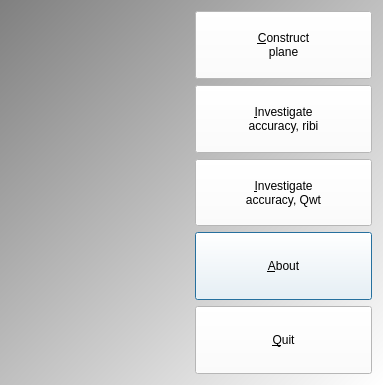
<?xml version="1.0" encoding="UTF-8"?>
<ui version="4.0">
 <class>QtTestPlaneMenuDialog</class>
 <widget class="QDialog" name="QtTestPlaneMenuDialog">
  <property name="geometry">
   <rect>
    <x>0</x>
    <y>0</y>
    <width>383</width>
    <height>385</height>
   </rect>
  </property>
  <property name="windowTitle">
   <string>TestPlane</string>
  </property>
  <property name="windowIcon">
   <iconset resource="TestPlane.qrc">
    <normaloff>:/images/TestPlaneR.png</normaloff>:/images/TestPlaneR.png</iconset>
  </property>
  <property name="styleSheet">
   <string notr="true">QDialog { 
background-color: qlineargradient(x1: 0, y1: 0, x2: 1, y2: 1, stop: 0  #808080, stop: 1 #ffffff);
}
QPushButton { background-color: rgb(255, 255, 255);  }
QPushButton { color: rgb(0,0,0); }
QPushButton { font: 32px &quot;Courier New&quot;, courier, monospace }
QPlainTextEdit { font: 12px &quot;Courier New&quot;, courier, monospace }</string>
  </property>
  <layout class="QGridLayout" name="gridLayout">
   <item row="4" column="1">
    <widget class="QPushButton" name="button_about">
     <property name="sizePolicy">
      <sizepolicy hsizetype="Minimum" vsizetype="Preferred">
       <horstretch>0</horstretch>
       <verstretch>0</verstretch>
      </sizepolicy>
     </property>
     <property name="text">
      <string>&amp;About</string>
     </property>
    </widget>
   </item>
   <item row="3" column="1">
    <widget class="QPushButton" name="button_investigate_accuracy_qwt">
     <property name="sizePolicy">
      <sizepolicy hsizetype="Minimum" vsizetype="Preferred">
       <horstretch>0</horstretch>
       <verstretch>0</verstretch>
      </sizepolicy>
     </property>
     <property name="text">
      <string>&amp;Investigate
accuracy, Qwt</string>
     </property>
    </widget>
   </item>
   <item row="5" column="1">
    <widget class="QPushButton" name="button_quit">
     <property name="sizePolicy">
      <sizepolicy hsizetype="Minimum" vsizetype="Preferred">
       <horstretch>0</horstretch>
       <verstretch>0</verstretch>
      </sizepolicy>
     </property>
     <property name="text">
      <string>&amp;Quit</string>
     </property>
    </widget>
   </item>
   <item row="3" column="0">
    <widget class="QLabel" name="label">
     <property name="text">
      <string/>
     </property>
     <property name="pixmap">
      <pixmap resource="TestPlane.qrc">:/images/TestPlaneAccuracy.png</pixmap>
     </property>
     <property name="alignment">
      <set>Qt::AlignCenter</set>
     </property>
    </widget>
   </item>
   <item row="1" column="1">
    <widget class="QPushButton" name="button_investigate_accuracy_ribi">
     <property name="sizePolicy">
      <sizepolicy hsizetype="Minimum" vsizetype="Preferred">
       <horstretch>0</horstretch>
       <verstretch>0</verstretch>
      </sizepolicy>
     </property>
     <property name="text">
      <string>&amp;Investigate
accuracy, ribi</string>
     </property>
    </widget>
   </item>
   <item row="0" column="1">
    <widget class="QPushButton" name="button_start">
     <property name="sizePolicy">
      <sizepolicy hsizetype="Minimum" vsizetype="Preferred">
       <horstretch>0</horstretch>
       <verstretch>0</verstretch>
      </sizepolicy>
     </property>
     <property name="text">
      <string>&amp;Construct
plane</string>
     </property>
    </widget>
   </item>
   <item row="0" column="0">
    <widget class="QLabel" name="label_welcome">
     <property name="text">
      <string/>
     </property>
     <property name="pixmap">
      <pixmap resource="TestPlane.qrc">:/images/TestPlaneConstruct.png</pixmap>
     </property>
     <property name="scaledContents">
      <bool>false</bool>
     </property>
     <property name="alignment">
      <set>Qt::AlignCenter</set>
     </property>
    </widget>
   </item>
   <item row="1" column="0">
    <widget class="QLabel" name="label_2">
     <property name="text">
      <string/>
     </property>
     <property name="pixmap">
      <pixmap resource="TestPlane.qrc">:/images/TestPlaneAccuracyRibi.png</pixmap>
     </property>
     <property name="alignment">
      <set>Qt::AlignCenter</set>
     </property>
    </widget>
   </item>
  </layout>
 </widget>
 <layoutdefault spacing="6" margin="11"/>
 <resources>
  <include location="TestPlane.qrc"/>
 </resources>
 <connections/>
</ui>
